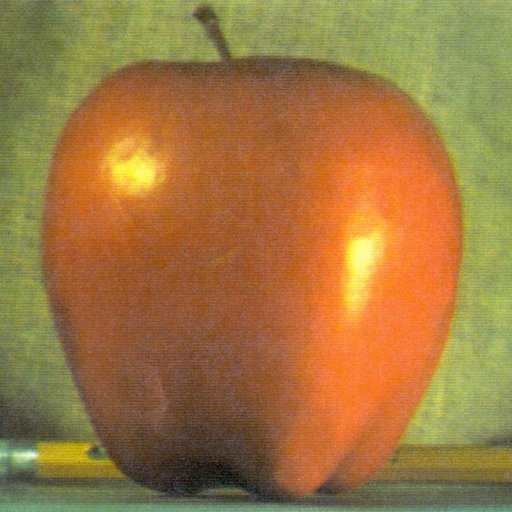
#> input picture odev-2/apple.jpg, 512 x 512 px
$ python prewit.py
#> lines starting #> are read from the running program, lines starting #| are printed output that depends on the picture
# kerem inci
# 1306190041
# goruntu isleme odev-2

import cv2 as cv
import numpy as np

def prewit():
    Gx = 0
    Gy = 0
    for i in range(1,width - 1):
        for j in range(1,height - 1):
            Gx += (-(img[i-1,j-1] + img[i-1,j] + img[i-1,j + 1]) )
            Gx += (img[i+1,j-1] + img[i+1,j] + img[i+1,j + 1] )

            Gy += (-(img[i-1,j-1] + img[i,j-1] + img[i+1,j - 1]))
            Gy += (img[i-1,j+1] + img[i,j+1] + img[i+1,j + 1])

            result = abs(Gx) + abs(Gy)

            if result >= 255: #treshold degeri
                result = 255

            new_img[i][j] = result

            Gx = 0
            Gy = 0


    return


img = cv.imread("apple.jpg", cv.IMREAD_GRAYSCALE)
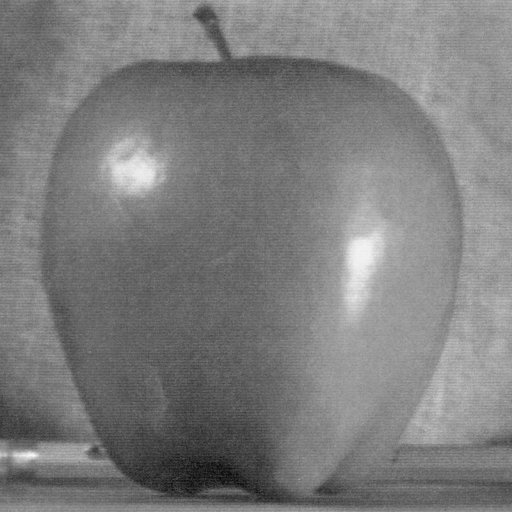
#> img: shape (512, 512); min 7, max 250, mean 125.2
new_img = np.copy(img)
height, width= img.shape
#> height = 512; width = 512

prewit()
#> after the loop in prewit, `for i in range(1,width - 1):`:
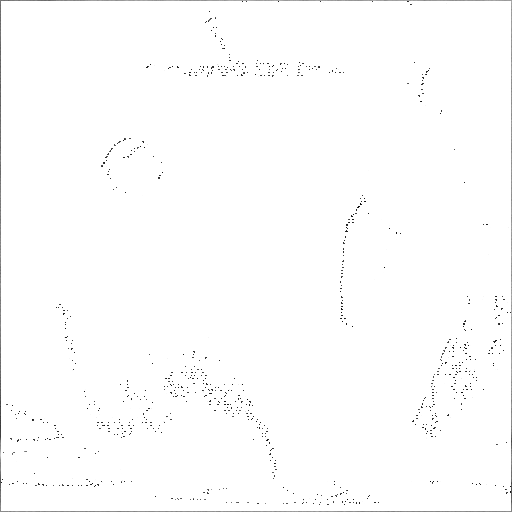
#> new_img: shape (512, 512); min 6, max 255, mean 253.1

cv.imshow("Display window", new_img)
cv.waitKey(0)
